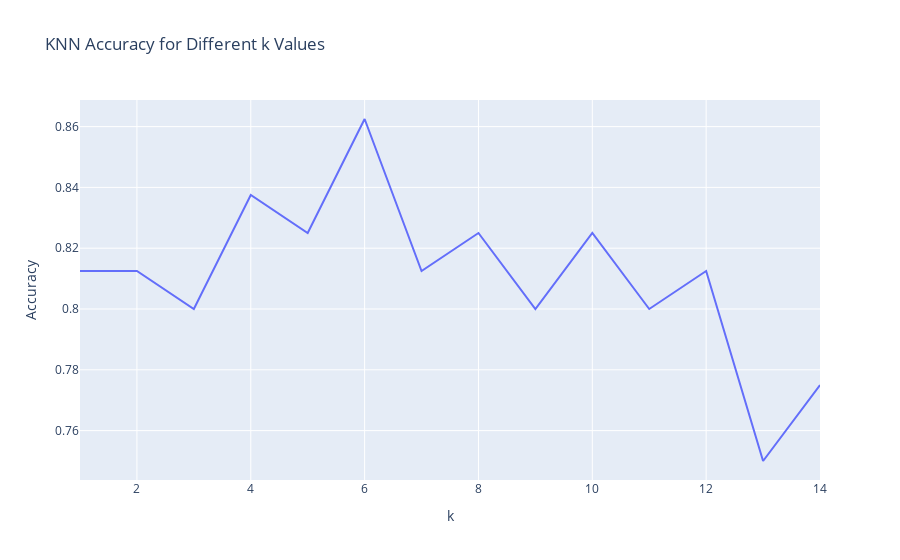

The code cell stored with this chart in its notebook:
### Markdown cell above
To calculate accuracies, we take values from 1 to 15 and calculate the accuracies by sorting nearest k values. Once the optimum value is obtained from the graph, the value is taken.

### Code cell
X_train_np = np.array(X_train) 
X_test_np = np.array(X_test)

y_train_np = np.array(y_train)
y_test_np = np.array(y_test)

k_values = list(range(1, 15))
accuracies = []

for k in k_values:
    y_pred = knn_euclidean_distance(X_train_np, y_train_np, X_test_np, k)
    accuracy = accuracy_score(y_test_np, y_pred)
    accuracies.append(accuracy)

results_df = pd.DataFrame({'k': k_values, 'Accuracy': accuracies})

fig = px.line(results_df, x='k', y='Accuracy', title='KNN Accuracy for Different k Values', labels={'k': 'k', 'Accuracy': 'Accuracy'})
fig.show()

best_k = k_values[accuracies.index(max(accuracies))]
best_accuracy = max(accuracies)
print("Best k value is:", best_k , "where accuracy is:" ,best_accuracy)

new_row = {
    'Technique': 'knn_euclidean_distance',
    'Standardization': 'None',
    'Best value of k': best_k,
    'Accuracy': best_accuracy
}

knn = knn.append(new_row, ignore_index=True)

### Figure 1 — Plotly figure (JSON) as saved in the notebook; plotly's stock layout.template omitted (floating-point values rounded to 4 significant figures)
{"data": [{"hovertemplate": "k=%{x}<br>Accuracy=%{y}<extra></extra>", "legendgroup": "", "line": {"color": "#636efa", "dash": "solid"}, "marker": {"symbol": "circle"}, "mode": "lines", "name": "", "orientation": "v", "showlegend": false, "type": "scatter", "x": [1, 2, 3, 4, 5, 6, 7, 8, 9, 10, 11, 12, 13, 14], "xaxis": "x", "y": [0.8125, 0.8125, 0.8, 0.8375, 0.825, 0.8625, 0.8125, 0.825, 0.8, 0.825, 0.8, 0.8125, 0.75, 0.775], "yaxis": "y"}], "layout": {"legend": {"tracegroupgap": 0}, "title": {"text": "KNN Accuracy for Different k Values"}, "xaxis": {"anchor": "y", "domain": [0, 1], "title": {"text": "k"}}, "yaxis": {"anchor": "x", "domain": [0, 1], "title": {"text": "Accuracy"}}}}
